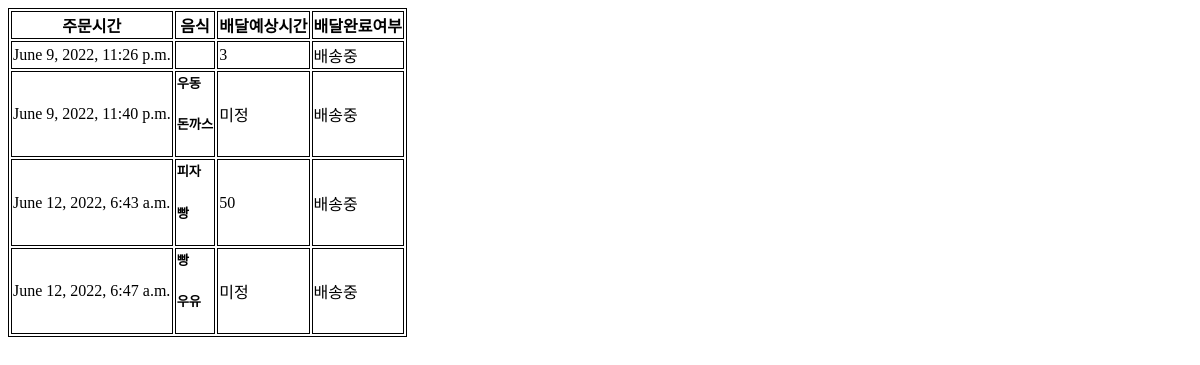
/order/order/, run on an earlier commit of the app's database.
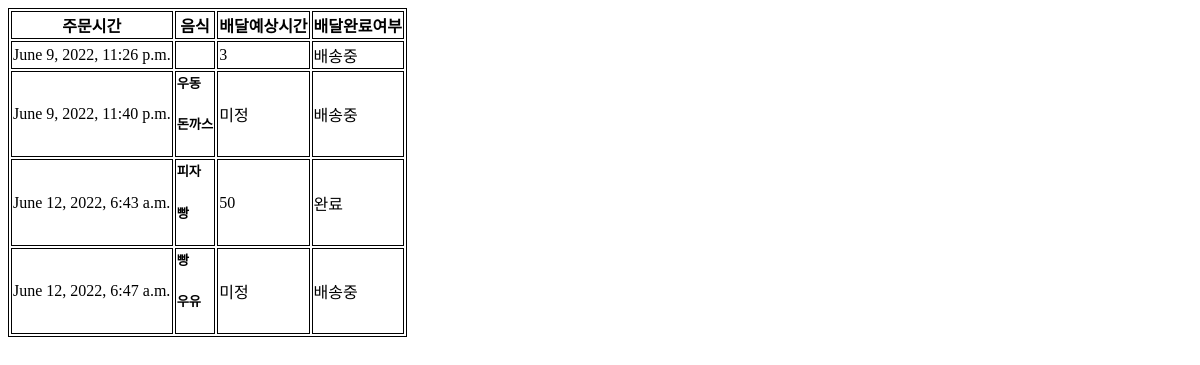
And on a later commit of the database.
### order/models.py (models this page shows)
class Order(models.Model):
    shop = models.ForeignKey(Shop, on_delete=models.CASCADE)
    order_date = models.DateTimeField('date ordered')
    address = models.CharField(max_length=40)
    estimated_time = models.IntegerField(default=-1)
    deliver_finish = models.BooleanField(default=0)

### order/views.py (the view)
# urls.py: path('order/', include('order.urls')),
@csrf_exempt
def order(request):
    if request.method == 'POST':
        address = request.POST['address']
        shop =request.POST['shop']
        food_list = request.POST.getlist('menu')
        order_date = timezone.now()
        shop_item = Shop.objects.get(pk=shop)
        shop_item.order_set.create(address = address, order_date = order_date, shop=int(shop))
        order_item = Order.objects.get(pk=shop_item.order_set.latest('id').id)
        for food in food_list:
            order_item.orderfood_set.create(food_name = food)
        return render(request, 'order/success.html')
    elif request.method =='GET':
        order_list = Order.objects.all()
        return render(request, 'order/order_list.html', {'order_list' : order_list})

### order/templates/order/order_list.html
<table style="border: 1px solid black">
  <tr style="border: 1px solid black">
    <th style="border: 1px solid black">주문시간</th>
    <th style="border: 1px solid black">음식</th>
    <th style="border: 1px solid black">배달예상시간</th>
    <th style="border: 1px solid black">배달완료여부</th>
  </tr>
  {% for order in order_list %}
  <tr style="border: 1px solid black">
    <td style="border: 1px solid black">{{order.order_date}}</td>
    <td style="border: 1px solid black">
      {% for food in order.orderfood_set.all %}
      <h5>{{food.food_name}}</h5>
      {% endfor %}
    </td>
    <td style="border: 1px solid black">
      {% if order.estimated_time == -1 %} 미정 {% else %}
      {{order.estimated_time}} {% endif %}
    </td>
    <td style="border: 1px solid black">
      {% if order.deliver_finish == 0 %} 배송중 {% else %} 완료 {% endif %}
    </td>
  </tr>
  {% endfor %}
</table>

What changed in the data, as far as the page shows it:
changed Order "June 12, 2022, 6:43 a.m.": deliver_finish "배송중" → "완료"
